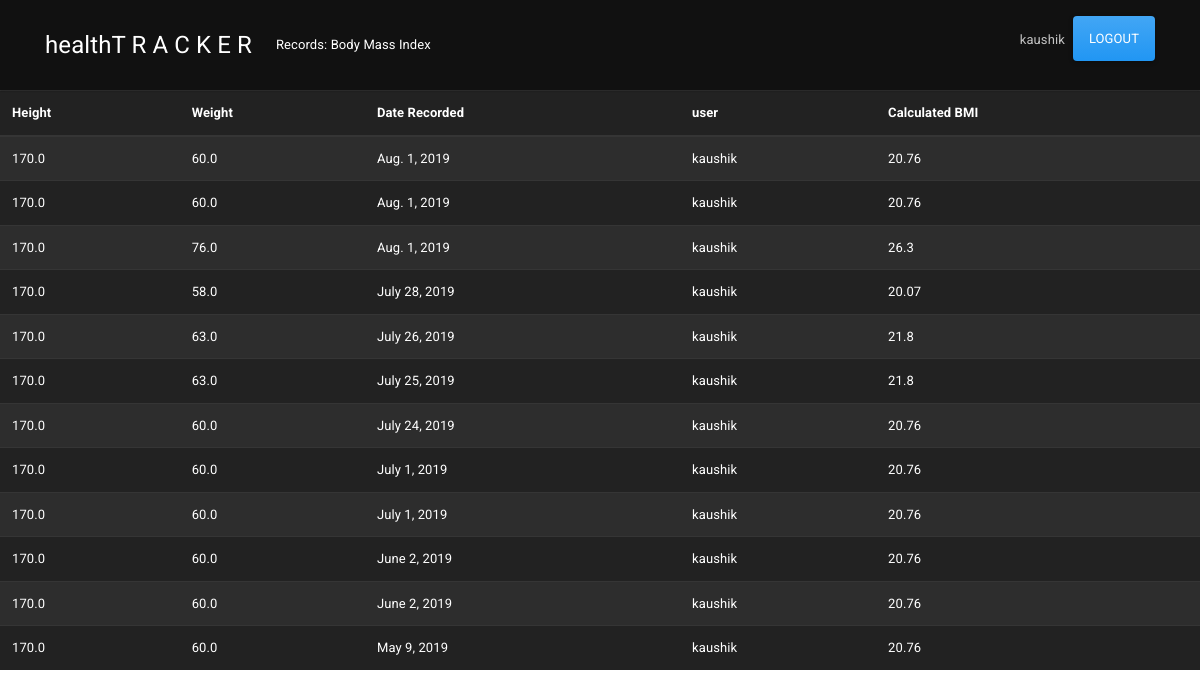
/app/viewbmi/ (signed in), run on the app's committed database.
### accounts/models.py (models this page shows)
class User(AbstractUser):
    birth_date = models.DateField('Date Of Birth(YYYY-MM-DD)',null=True, blank=True)
    SEX_CHOICES = (
        ('F', 'Female',),
        ('M', 'Male',),
    )
    sex = models.CharField(max_length=1,choices=SEX_CHOICES,)
    height = models.FloatField('Height(in cm):',default=0)

### main/models.py (models this page shows, shortened)
class bmiCalculate(models.Model):
    height = models.FloatField('Height(in cm):',default=0)
    weight = models.FloatField('Weight(in kg):',default=0)
    date_rec = models.DateField('Date(YYYY-MM-DD):', default=datetime.datetime.now,validators=[clean_date])
    calculated_bmi = models.FloatField(default=0.0)
    username = models.CharField(max_length=200,default='SOME STRING')
    def bmi(self):
        return round((self.weight/self.height**2)*10000,2)

### main/views.py (the view)
# urls.py: path('viewbmi/', views.viewbmi, name='viewbmi'),
def viewbmi(request):
    bmi = bmiCalculate.objects.filter(username=request.user.username).order_by('-date_rec')
    return render(request,'main/testbmi2.html',{'bmi':bmi})

### main/templates/main/testbmi2.html (shortened to what this page needs)
{% extends 'base.html' %}
    {% block content %}
    <header>
        <nav class="navbar navbar-expand-lg navbar-dark scrolling-navbar bg-primary">
                <div class="container">
                    <a class="navbar-brand" href="{% url 'dashboard' %}">healthT R A C K E R</a>
                    <div class="collapse navbar-collapse" id="basicNav">
                <ul class="navbar-nav mr-auto smooth-scroll">
                    <li class="nav-item active">
                    <a class="nav-link" href="#">Records: Body Mass Index</a>
                    </li>
                </ul>
                  <ul class="navbar-nav nav-flex-icons">
                    {% if user.is_authenticated %}
                    <li class="nav-item">
                        <a class="nav-link" href="{% url 'viewprofile' %}">{{user.username}}</a>
                    </li>
                    <li class="nav-item">
                        <p><a class="btn btn-primary" href="{% url 'logout' %}">Logout</a></p>
                    </li>
                    {% endif %}
                </ul>
            </div>
        </div>
    </nav>
</header>
    <div class="page-header">
        <table class="table table-striped table-dark">
            <thead class="thread-light">
                    <tr>
                        <th scope="col">Height</th>
                        <th scope="col">Weight</th>
                        <th scope="col">Date Recorded</th>
                        <th scope="col">user</th>
                        <th scope="col">Calculated BMI</th>
                    </tr>
            </thead>
            <tbody>
                {% for item in bmi %}
                <tr>
                    <td>{{item.height}}</td>
                    <td>{{item.weight}}</td>
                    <td>{{item.date_rec}}</td>
                    <td>{{item.username}}</td>
                    <td>{{item.calculated_bmi}}</td>
                </tr>
                {% endfor %}
            </tbody>
        </table>
    </div>
    {% endblock %}

### templates/base.html (shortened to what this page needs)
<!DOCTYPE html>
<html>
<head>
  {% load static %}
  <link rel="stylesheet" href="{% static 'css/theme.css' %}">
  <link rel="stylesheet" href="{% static 'css/template.css' %}">
  <link rel="stylesheet" href="{% static 'css/base.css' %}">
  <link href="https://stackpath.bootstrapcdn.com/bootswatch/4.3.1/materia/bootstrap.min.css" rel="stylesheet">
</head>
<body aria-busy="true">
  <main>
    {% block content %}
    {% endblock %}
  </main>
</body>
</html>

### static/css/template.css (style rules this page uses)
body,html { height: 100%; scroll-behavior: smooth; }

### static/css/base.css (style rules this page uses)
html, body, header, .view { width:100%; height:100%; max-width: 100%; max-height: 100% }

### data on the page
User: username "kaushik"
bmiCalculate: height "170.0", weight "60.0", date_rec "Aug. 1, 2019", username "kaushik", calculated_bmi "20.76"
bmiCalculate: height "170.0", weight "60.0", date_rec "Aug. 1, 2019", username "kaushik", calculated_bmi "20.76"
bmiCalculate: height "170.0", weight "76.0", date_rec "Aug. 1, 2019", username "kaushik", calculated_bmi "26.3"
bmiCalculate: height "170.0", weight "58.0", date_rec "July 28, 2019", username "kaushik", calculated_bmi "20.07"
bmiCalculate: height "170.0", weight "63.0", date_rec "July 26, 2019", username "kaushik", calculated_bmi "21.8"
bmiCalculate: height "170.0", weight "63.0", date_rec "July 25, 2019", username "kaushik", calculated_bmi "21.8"
bmiCalculate: height "170.0", weight "60.0", date_rec "July 24, 2019", username "kaushik", calculated_bmi "20.76"
bmiCalculate: height "170.0", weight "60.0", date_rec "July 1, 2019", username "kaushik", calculated_bmi "20.76"
bmiCalculate: height "170.0", weight "60.0", date_rec "July 1, 2019", username "kaushik", calculated_bmi "20.76"
bmiCalculate: height "170.0", weight "60.0", date_rec "June 2, 2019", username "kaushik", calculated_bmi "20.76"
bmiCalculate: height "170.0", weight "60.0", date_rec "June 2, 2019", username "kaushik", calculated_bmi "20.76"
bmiCalculate: height "170.0", weight "60.0", date_rec "May 9, 2019", username "kaushik", calculated_bmi "20.76"
